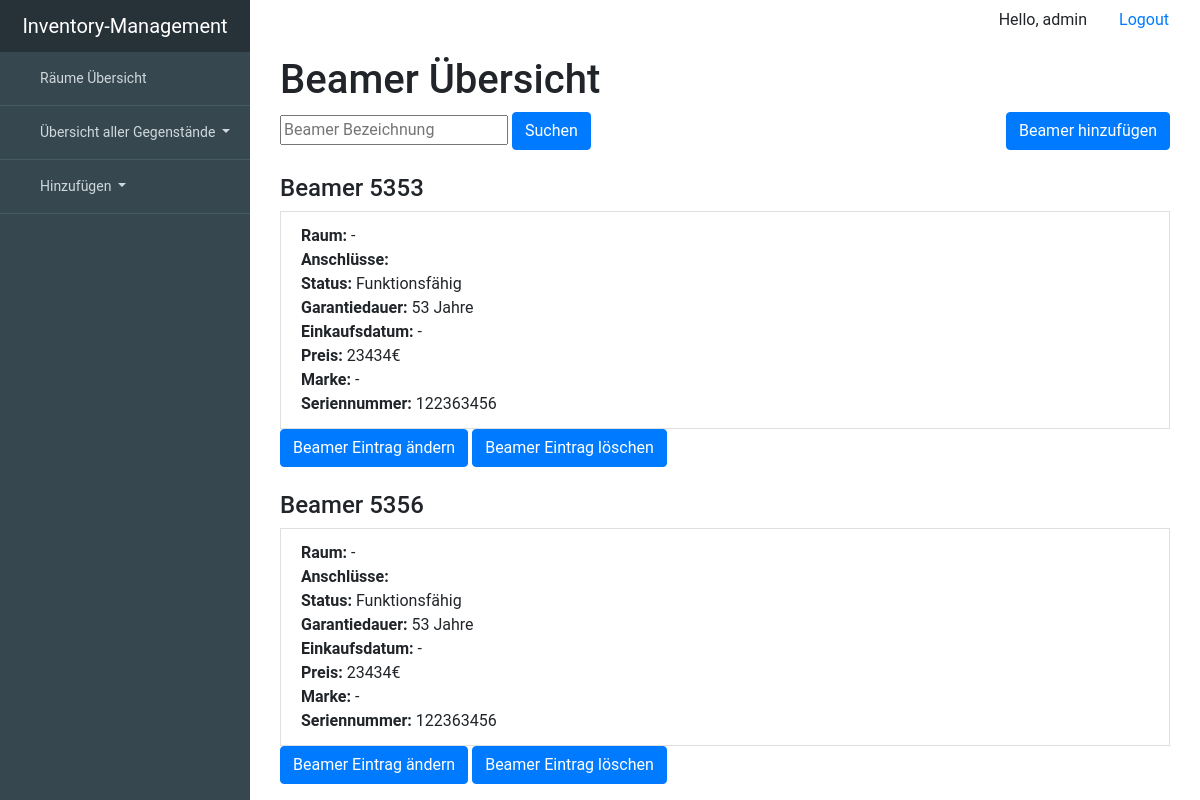
Page /beamer/all (signed in) on the earlier database version.
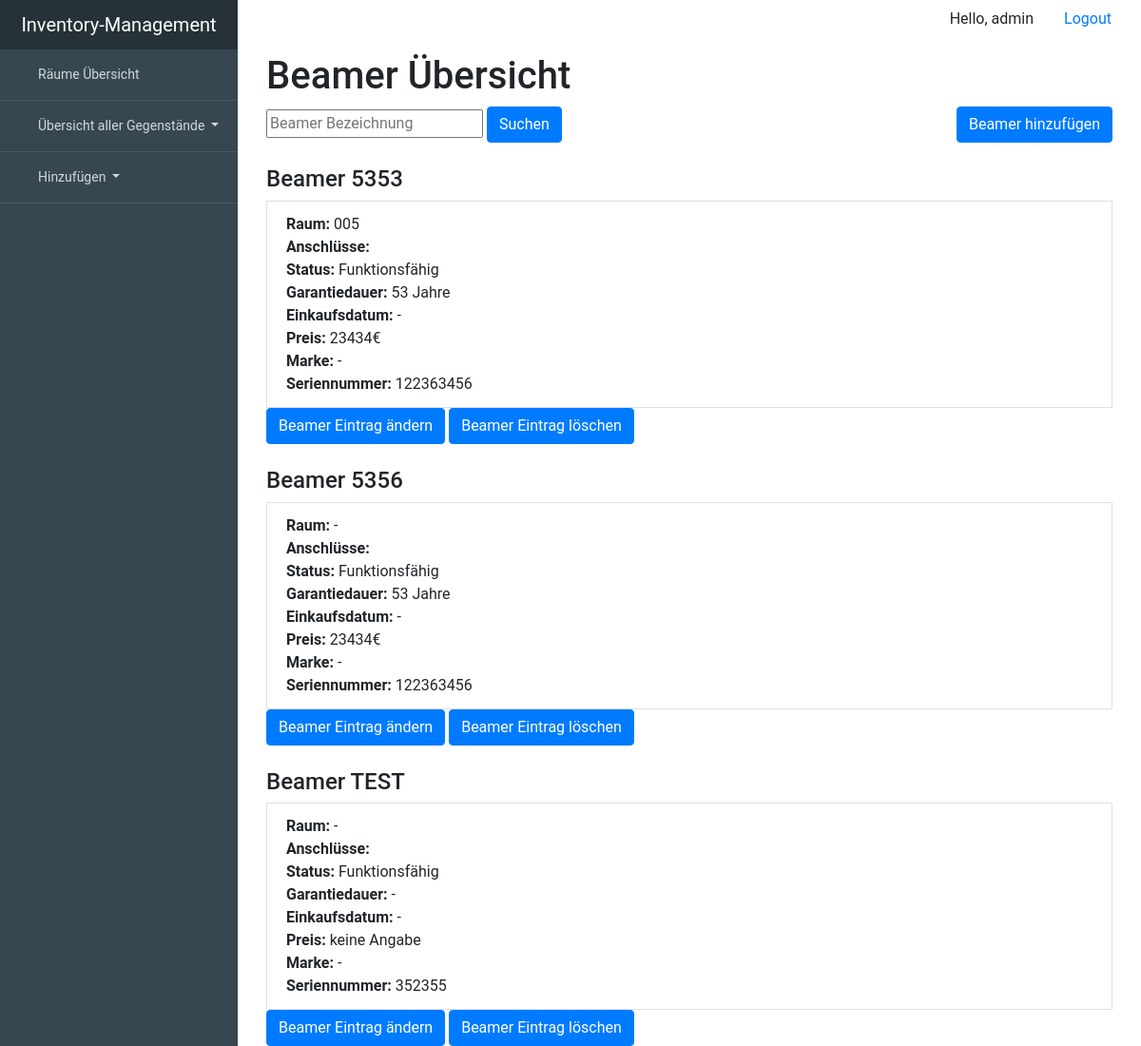
Same page on the later database version.
### inventory_managementsentials/models.py (models this page shows, shortened)
class Device(models.Model):
    room = models.ForeignKey('Room', null=True, blank=True, on_delete=models.SET_NULL)
    description = models.CharField(max_length=99, unique=True, primary_key=True)
    working = 'working'
    broken = 'broken'
    status_choice = [(working, "working"), (broken, "broken")]
    status = models.CharField(choices=status_choice, max_length=7, blank=True, null=True)
    serialnumber = models.CharField(max_length=99, blank=True, null=True)
    warranty_period = models.IntegerField(blank=True, null=True)
    date_of_purchase = models.DateTimeField(blank=True, null=True)
    price = models.IntegerField(blank=True, null=True)
    brand = models.ForeignKey(Brand, on_delete=models.SET_NULL, blank=True, null=True)
    class Meta:
        abstract = True

class Beamer(Device):
    HDMI = models.BooleanField(blank=True, null=True)
    VGA = models.BooleanField(blank=True, null=True)
    DVI = models.BooleanField(blank=True, null=True)
    DB = models.BooleanField(blank=True, null=True)
    USBTypeC = models.BooleanField(blank=True, null=True)
    class Meta:
        verbose_name = "Beamer"
        verbose_name_plural = "Beamers"

class Room(models.Model):
    description = models.CharField(max_length=99, unique=True, primary_key=True)
    location = models.ForeignKey('Location', null=True, on_delete=models.SET_NULL, blank=True)
    blackboard = models.BooleanField(blank=True, null=True)
    chair = models.DecimalField(blank=True, max_digits=3, decimal_places=0, null=True)
    table = models.DecimalField(blank=True, max_digits=3, decimal_places=0, null=True)
    def __str__(self):
        return self.description
    class Meta:
        verbose_name = "room"
        verbose_name_plural = "rooms"

### inventory_managementsentials/views.py (the view)
# urls.py: url(r'^beamer/all$', views.BeamerView.as_view(), name='BeamerView'),
class BeamerView(LoginRequiredMixin, generic.ListView):
    login_url = 'inventory_managementsentials:login'
    template_name = 'inventory_managementsentials/all/all_beamers.html'
    context_object_name = 'beamer_list'
    def get_queryset(self):
        filter_description = self.request.GET.get('beamer_description', None)
        if filter_description is not None:
            print(Beamer.objects.filter(description__icontains=filter_description))
            return Beamer.objects.filter(description__icontains=filter_description)
        else:
            return Beamer.objects.order_by('description')

### inventory_managementsentials/templates/inventory_managementsentials/all/all_beamers.html (shortened to what this page needs)
{% extends "inventory_managementsentials/base.html" %}
{% block content %}
    <div class="container">
        <header>
            <div class="editor-indent" style=" margin-right: 50px">
                <div class="inner">
                    <h1>Beamer Übersicht </h1>
                </div>
            </div>
        </header>
    <div>
        <form method="GET" action="/beamer/all">
                <input type="text" name="beamer_description" placeholder="Beamer Bezeichnung">
                <button type="submit" class="btn btn-primary">Suchen</button>
                <a href='/add/beamer/' class="btn btn-primary" style="float:right">Beamer hinzufügen</a>
            </form>
    </div>
        <div class="whatever_else_you_need">
            {% if beamer_list %}
                {% for beamer in beamer_list %}
                    <div class="list-group">
                        <br>
                        <h4 class="list-group-itemlist-group-item-action active">Beamer {{ beamer.description }}</h4>
                        <a class="list-group-item list-group-item-action">
                            <strong>Raum: </strong>{{ beamer.room|default_if_none:'-' }}<br>
                            <strong>Anschlüsse:</strong>
                            {% if beamer.USBTypeC %}USBTypeC,{% endif %}<br>
                            <strong>Status:</strong>
                        {% if beamer.status == 'working' %}
                            Funktionsfähig
                        {% elif beamer.status == 'broken' %}
                            <strong>Defekt</strong>
                        {% else %}
                            -
                        {% endif %}<br>
                            <strong>Garantiedauer:</strong>
                        {% if beamer.warranty_period %}
                            {{ beamer.warranty_period }} Jahre
                        {% else %}
                            -
                        {% endif %}
                        <br>
                            <strong>Einkaufsdatum:</strong> {{ beamer.date_of_purchase|default_if_none:'-' }}<br>
                            <strong>Preis:</strong>
                        {% if beamer.price %}
                            {{ beamer.price}}€
                        {% else %}
                            keine Angabe
                        {% endif %}
                        <br>
                            <strong>Marke:</strong> {{ beamer.brand|default_if_none:'-'}}<br>
                            <strong>Seriennummer: </strong> {{ beamer.serialnumber|default_if_none:'-'}}<br>
                        </a>
                        <div>
                            <a href='/update/beamer/{{ beamer.description }}' class="btn btn-primary">Beamer Eintrag ändern</a>
                            <a href='/delete/beamer/{{ beamer.description }}' class="btn btn-primary">Beamer Eintrag löschen</a>
                        </div>
                    </div>
                {% endfor %}
        </div>
            {% else %}
                <p>Keine Beamer vorhanden.</p>
            {% endif %}
    </div>
{% endblock %}

Differences in the rows shown:
changed Beamer id 5353: room "-" → "005"
added Beamer: description "TEST", room "-", status "Funktionsfähig", date_of_purchase "-", shows "keine Angabe", brand "-", serialnumber "352355"
